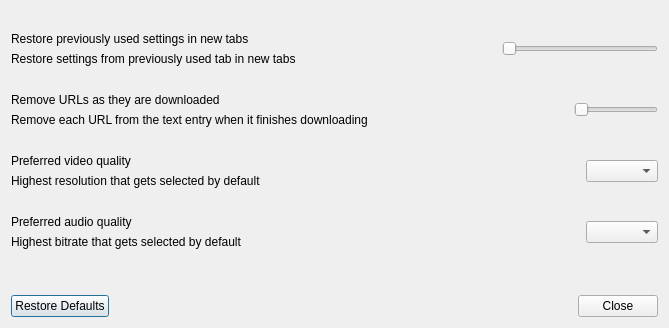
<?xml version="1.0" encoding="UTF-8"?>
<ui version="4.0">
 <class>PreferencesDialog</class>
 <widget class="QDialog" name="PreferencesDialog">
  <property name="windowTitle">
   <string>Preferences</string>
  </property>
  <layout class="QVBoxLayout" name="PreferencesDialogLayout">
   <item>
    <spacer name="topSpacer">
     <property name="orientation">
      <enum>Qt::Orientation::Vertical</enum>
     </property>
     <property name="sizeType">
      <enum>QSizePolicy::Policy::MinimumExpanding</enum>
     </property>
     <property name="sizeHint" stdset="0">
      <size>
       <width>0</width>
       <height>21</height>
      </size>
     </property>
    </spacer>
   </item>
   <item>
    <layout class="QHBoxLayout" name="restoreSettingsLayout">
     <item>
      <layout class="QVBoxLayout" name="restoreSettingsLabelLayout">
       <item>
        <widget class="QLabel" name="restoreSettingsMainLabel">
         <property name="font">
          <font>
           <fontweight>DemiBold</fontweight>
          </font>
         </property>
         <property name="text">
          <string>Restore previously used settings in new tabs</string>
         </property>
         <property name="textInteractionFlags">
          <set>Qt::TextInteractionFlag::LinksAccessibleByMouse|Qt::TextInteractionFlag::TextSelectableByMouse</set>
         </property>
        </widget>
       </item>
       <item>
        <widget class="QLabel" name="restoreSettingsDescriptionLabel">
         <property name="font">
          <font>
           <fontweight>ExtraLight</fontweight>
          </font>
         </property>
         <property name="text">
          <string>Restore settings from previously used tab in new tabs</string>
         </property>
         <property name="textInteractionFlags">
          <set>Qt::TextInteractionFlag::LinksAccessibleByMouse|Qt::TextInteractionFlag::TextSelectableByMouse</set>
         </property>
        </widget>
       </item>
      </layout>
     </item>
     <item>
      <spacer name="restoreSettingsLayoutSpacer">
       <property name="orientation">
        <enum>Qt::Orientation::Horizontal</enum>
       </property>
       <property name="sizeType">
        <enum>QSizePolicy::Policy::MinimumExpanding</enum>
       </property>
       <property name="sizeHint" stdset="0">
        <size>
         <width>200</width>
         <height>20</height>
        </size>
       </property>
      </spacer>
     </item>
     <item>
      <widget class="Toggle" name="horizontalSlider">
       <property name="focusPolicy">
        <enum>Qt::FocusPolicy::NoFocus</enum>
       </property>
       <property name="maximum">
        <number>1</number>
       </property>
       <property name="pageStep">
        <number>1</number>
       </property>
       <property name="orientation">
        <enum>Qt::Orientation::Horizontal</enum>
       </property>
      </widget>
     </item>
    </layout>
   </item>
   <item>
    <spacer name="verticalSpacer1">
     <property name="orientation">
      <enum>Qt::Orientation::Vertical</enum>
     </property>
     <property name="sizeType">
      <enum>QSizePolicy::Policy::MinimumExpanding</enum>
     </property>
     <property name="sizeHint" stdset="0">
      <size>
       <width>0</width>
       <height>21</height>
      </size>
     </property>
    </spacer>
   </item>
   <item>
    <layout class="QHBoxLayout" name="removeURLsLayout">
     <item>
      <layout class="QVBoxLayout" name="removeURLsLabelLayout">
       <item>
        <widget class="QLabel" name="removeURLsMainLabel">
         <property name="font">
          <font>
           <fontweight>DemiBold</fontweight>
          </font>
         </property>
         <property name="text">
          <string>Remove URLs as they are downloaded</string>
         </property>
         <property name="textInteractionFlags">
          <set>Qt::TextInteractionFlag::LinksAccessibleByMouse|Qt::TextInteractionFlag::TextSelectableByMouse</set>
         </property>
        </widget>
       </item>
       <item>
        <widget class="QLabel" name="removeURLsDescriptionLabel">
         <property name="font">
          <font>
           <fontweight>ExtraLight</fontweight>
          </font>
         </property>
         <property name="text">
          <string>Remove each URL from the text entry when it finishes downloading</string>
         </property>
         <property name="textInteractionFlags">
          <set>Qt::TextInteractionFlag::LinksAccessibleByMouse|Qt::TextInteractionFlag::TextSelectableByMouse</set>
         </property>
        </widget>
       </item>
      </layout>
     </item>
     <item>
      <spacer name="removeURLsLayoutSpacer">
       <property name="orientation">
        <enum>Qt::Orientation::Horizontal</enum>
       </property>
       <property name="sizeType">
        <enum>QSizePolicy::Policy::MinimumExpanding</enum>
       </property>
       <property name="sizeHint" stdset="0">
        <size>
         <width>200</width>
         <height>20</height>
        </size>
       </property>
      </spacer>
     </item>
     <item>
      <widget class="Toggle" name="horizontalSlider2">
       <property name="focusPolicy">
        <enum>Qt::FocusPolicy::NoFocus</enum>
       </property>
       <property name="maximum">
        <number>1</number>
       </property>
       <property name="pageStep">
        <number>1</number>
       </property>
       <property name="orientation">
        <enum>Qt::Orientation::Horizontal</enum>
       </property>
      </widget>
     </item>
    </layout>
   </item>
   <item>
    <spacer name="verticalSpacer2">
     <property name="orientation">
      <enum>Qt::Orientation::Vertical</enum>
     </property>
     <property name="sizeType">
      <enum>QSizePolicy::Policy::MinimumExpanding</enum>
     </property>
     <property name="sizeHint" stdset="0">
      <size>
       <width>0</width>
       <height>21</height>
      </size>
     </property>
    </spacer>
   </item>
   <item>
    <layout class="QHBoxLayout" name="preferredResolutionSettingLayout">
     <item>
      <layout class="QVBoxLayout" name="preferredResolutionSettingLabelLayout">
       <item>
        <widget class="QLabel" name="preferredResolutionMainLabel">
         <property name="font">
          <font>
           <fontweight>DemiBold</fontweight>
          </font>
         </property>
         <property name="text">
          <string>Preferred video quality</string>
         </property>
         <property name="textInteractionFlags">
          <set>Qt::TextInteractionFlag::LinksAccessibleByMouse|Qt::TextInteractionFlag::TextSelectableByMouse</set>
         </property>
        </widget>
       </item>
       <item>
        <widget class="QLabel" name="preferredResolutionDescriptionLabel">
         <property name="font">
          <font>
           <fontweight>ExtraLight</fontweight>
          </font>
         </property>
         <property name="text">
          <string>Highest resolution that gets selected by default</string>
         </property>
         <property name="textInteractionFlags">
          <set>Qt::TextInteractionFlag::LinksAccessibleByMouse|Qt::TextInteractionFlag::TextSelectableByMouse</set>
         </property>
        </widget>
       </item>
      </layout>
     </item>
     <item>
      <spacer name="preferredResolutionSettingLayoutSpacer">
       <property name="orientation">
        <enum>Qt::Orientation::Horizontal</enum>
       </property>
       <property name="sizeType">
        <enum>QSizePolicy::Policy::MinimumExpanding</enum>
       </property>
       <property name="sizeHint" stdset="0">
        <size>
         <width>200</width>
         <height>20</height>
        </size>
       </property>
      </spacer>
     </item>
     <item>
      <widget class="ComboBox" name="preferredResolutionSettingComboBox">
       <property name="focusPolicy">
        <enum>Qt::FocusPolicy::NoFocus</enum>
       </property>
      </widget>
     </item>
    </layout>
   </item>
   <item>
    <spacer name="verticalSpacer3">
     <property name="orientation">
      <enum>Qt::Orientation::Vertical</enum>
     </property>
     <property name="sizeType">
      <enum>QSizePolicy::Policy::MinimumExpanding</enum>
     </property>
     <property name="sizeHint" stdset="0">
      <size>
       <width>0</width>
       <height>21</height>
      </size>
     </property>
    </spacer>
   </item>
   <item>
    <layout class="QHBoxLayout" name="preferredBitrateSettingLayout">
     <item>
      <layout class="QVBoxLayout" name="preferredBitrateSettingLabelLayout">
       <item>
        <widget class="QLabel" name="preferredBitrateSettingMainLabel">
         <property name="font">
          <font>
           <fontweight>DemiBold</fontweight>
          </font>
         </property>
         <property name="text">
          <string>Preferred audio quality</string>
         </property>
         <property name="textInteractionFlags">
          <set>Qt::TextInteractionFlag::LinksAccessibleByMouse|Qt::TextInteractionFlag::TextSelectableByMouse</set>
         </property>
        </widget>
       </item>
       <item>
        <widget class="QLabel" name="preferredBitrateSettingDescriptionLabel">
         <property name="font">
          <font>
           <fontweight>ExtraLight</fontweight>
          </font>
         </property>
         <property name="text">
          <string>Highest bitrate that gets selected by default</string>
         </property>
         <property name="textInteractionFlags">
          <set>Qt::TextInteractionFlag::LinksAccessibleByMouse|Qt::TextInteractionFlag::TextSelectableByMouse</set>
         </property>
        </widget>
       </item>
      </layout>
     </item>
     <item>
      <spacer name="preferredBitrateSettingLayoutSpacer">
       <property name="orientation">
        <enum>Qt::Orientation::Horizontal</enum>
       </property>
       <property name="sizeType">
        <enum>QSizePolicy::Policy::MinimumExpanding</enum>
       </property>
       <property name="sizeHint" stdset="0">
        <size>
         <width>200</width>
         <height>20</height>
        </size>
       </property>
      </spacer>
     </item>
     <item>
      <widget class="ComboBox" name="preferredBitrateSettingComboBox">
       <property name="focusPolicy">
        <enum>Qt::FocusPolicy::NoFocus</enum>
       </property>
      </widget>
     </item>
    </layout>
   </item>
   <item>
    <spacer name="buttonBoxSpacer">
     <property name="orientation">
      <enum>Qt::Orientation::Vertical</enum>
     </property>
     <property name="sizeType">
      <enum>QSizePolicy::Policy::Fixed</enum>
     </property>
     <property name="sizeHint" stdset="0">
      <size>
       <width>0</width>
       <height>40</height>
      </size>
     </property>
    </spacer>
   </item>
   <item>
    <widget class="QDialogButtonBox" name="buttonBox">
     <property name="standardButtons">
      <set>QDialogButtonBox::StandardButton::Close|QDialogButtonBox::StandardButton::RestoreDefaults</set>
     </property>
    </widget>
   </item>
  </layout>
 </widget>
 <customwidgets>
  <customwidget>
   <class>ComboBox</class>
   <extends>QComboBox</extends>
   <header>media_downloader.custom_widgets.combobox</header>
  </customwidget>
  <customwidget>
   <class>Toggle</class>
   <extends>QSlider</extends>
   <header>media_downloader.custom_widgets.toggle</header>
  </customwidget>
 </customwidgets>
 <resources/>
 <connections/>
</ui>
